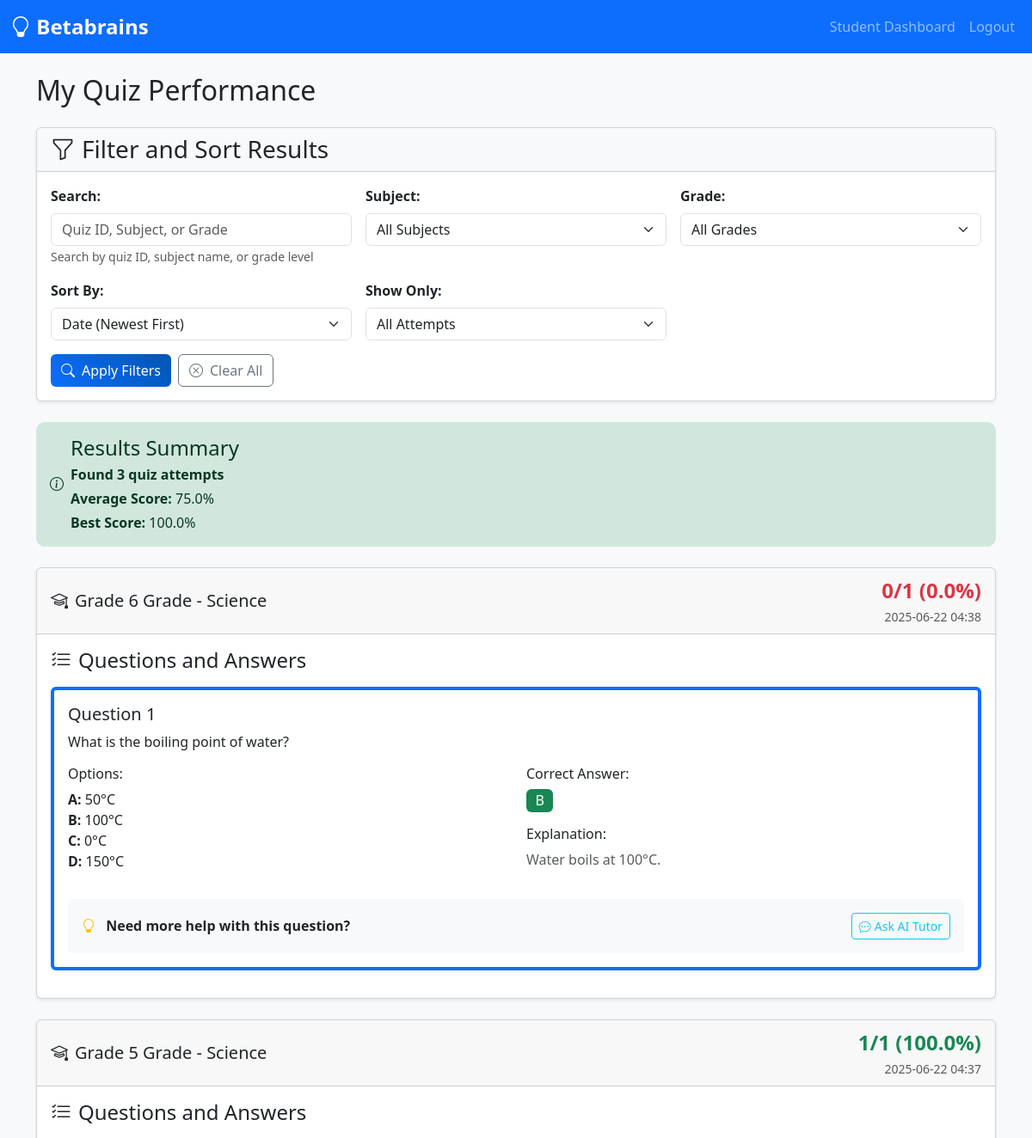
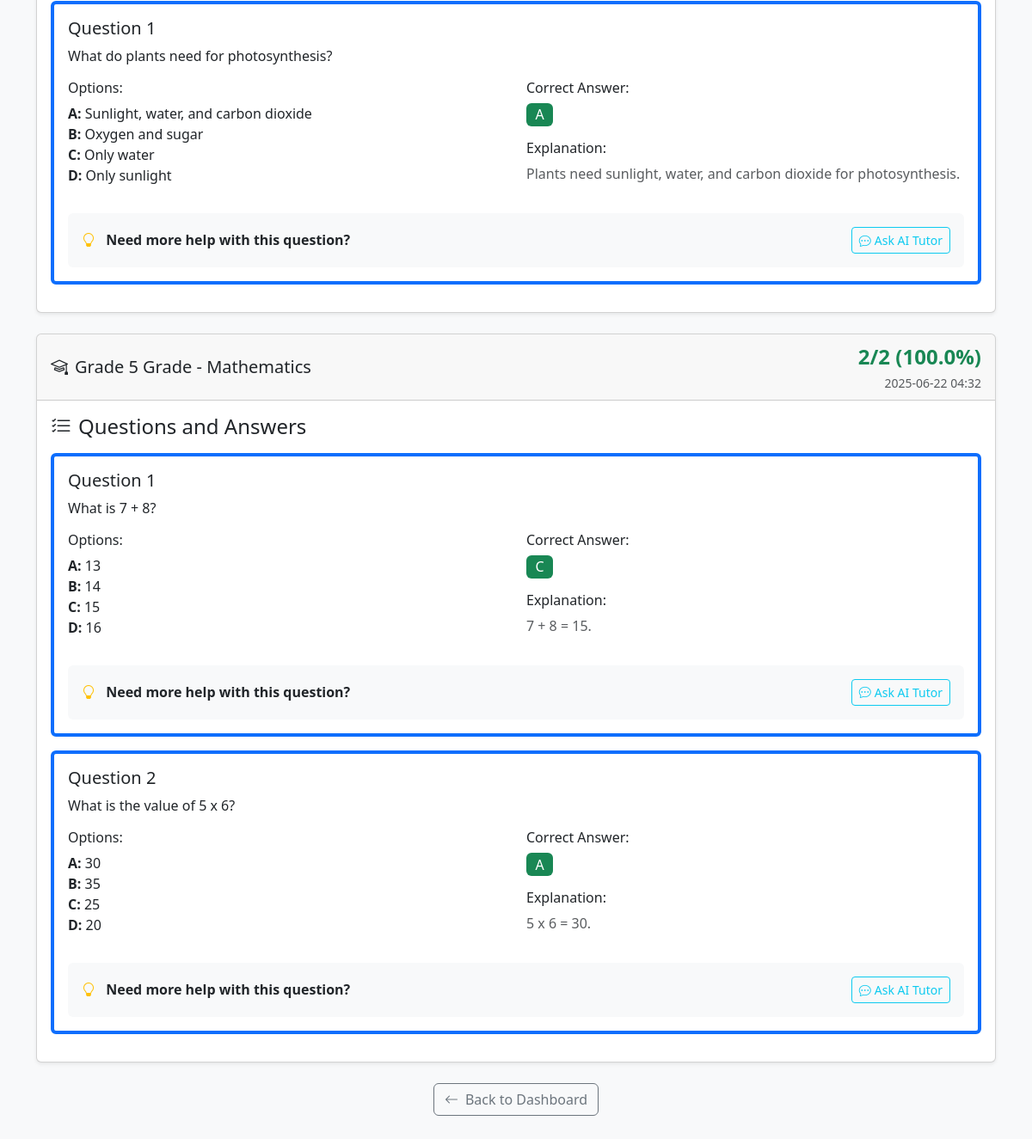
Screenshot of /student/performance (signed in) with the database file from the repository (2 pictures, top to bottom).
### app/models.py (models this page shows, shortened)
class StudentPerformance(db.Model):
    id = db.Column(db.Integer, primary_key=True)
    student_id = db.Column(db.Integer, db.ForeignKey("user.id"), nullable=False)
    quiz_grade = db.Column(db.String(20), nullable=False)
    quiz_subject = db.Column(db.String(50), nullable=False)
    score = db.Column(db.Integer, nullable=False)
    total_questions = db.Column(db.Integer, nullable=False)
    timestamp = db.Column(db.DateTime, default=datetime.utcnow)

class Question(db.Model):
    id = db.Column(db.Integer, primary_key=True)
    grade = db.Column(db.String(20), nullable=False)  # Keep for backward compatibility
    subject = db.Column(
        db.String(50), nullable=False
    )  # Keep for backward compatibility
    question_text = db.Column(db.Text, nullable=False)
    option_a = db.Column(db.String(200), nullable=False)
    option_b = db.Column(db.String(200), nullable=False)
    option_c = db.Column(db.String(200), nullable=False)
    option_d = db.Column(db.String(200), nullable=False)
    correct_answer = db.Column(db.String(1), nullable=False)
    explanation = db.Column(db.Text, nullable=False)
    author_id = db.Column(db.Integer, db.ForeignKey("user.id"), nullable=False)
    created_at = db.Column(db.DateTime, default=datetime.utcnow)
    grade_id = db.Column(db.Integer, db.ForeignKey("grade.id"), nullable=True)
    subject_id = db.Column(db.Integer, db.ForeignKey("subject.id"), nullable=True)

### app/routes.py (the view, shortened to what this page needs)
@app.route("/student/performance")
@login_required
def view_performance():
    if not hasattr(current_user, "role") or current_user.role != "student":
        logout_user()
        flash("Access denied. Please log in as a student.")
        return redirect(url_for("login"))
    form = PerformanceFilterForm()
    subjects = (
        db.session.query(StudentPerformance.quiz_subject)
        .filter_by(student_id=current_user.id)
        .distinct()
        .all()
    )
    grades = (
        db.session.query(StudentPerformance.quiz_grade)
        .filter_by(student_id=current_user.id)
        .distinct()
        .all()
    )
    subject_choices = [("all", "All Subjects")] + [
        (subject[0], subject[0]) for subject in subjects
    ]
    grade_choices = [("all", "All Grades")] + [
        (grade[0], f"Grade {grade[0]}") for grade in grades
    ]
    form.subject.choices = subject_choices
    form.grade.choices = grade_choices
    selected_subject = request.args.get("subject", "all")
    selected_grade = request.args.get("grade", "all")
    selected_sort = request.args.get("sort_by", "date_desc")
    selected_show = request.args.get("show_only", "all")
    search_term = request.args.get("search", "").strip()
    form.subject.data = selected_subject
    form.grade.data = selected_grade
    form.sort_by.data = selected_sort
    form.show_only.data = selected_show
    form.search.data = search_term
    query = StudentPerformance.query.filter_by(student_id=current_user.id)
    if selected_subject and selected_subject != "all":
        query = query.filter_by(quiz_subject=selected_subject)
    if selected_grade and selected_grade != "all":
        query = query.filter_by(quiz_grade=selected_grade)
    if selected_show == "recent":
        query = query.order_by(StudentPerformance.id.desc()).limit(5)
    elif selected_show == "best":
        query = query.order_by(StudentPerformance.score.desc())
    elif selected_show == "worst":
        query = query.order_by(StudentPerformance.score.asc())
    if selected_show not in ["recent", "best", "worst"]:
        if selected_sort == "date_desc":
            query = query.order_by(StudentPerformance.id.desc())
        elif selected_sort == "date_asc":
            query = query.order_by(StudentPerformance.id.asc())
        elif selected_sort == "score_desc":
            query = query.order_by(StudentPerformance.score.desc())
        elif selected_sort == "score_asc":
            query = query.order_by(StudentPerformance.score.asc())
        elif selected_sort == "subject":
            query = query.order_by(
                StudentPerformance.quiz_subject, StudentPerformance.id.desc()
            )
        elif selected_sort == "grade":
            query = query.order_by(
                StudentPerformance.quiz_grade, StudentPerformance.id.desc()
            )
    performances = query.all()
    performance_details = []
    total_score = 0
    total_questions = 0
    best_percentage = 0
    for performance in performances:
        questions = Question.query.filter_by(
            grade=performance.quiz_grade, subject=performance.quiz_subject
        ).all()
        percentage = (
            (performance.score / performance.total_questions * 100)
            if performance.total_questions > 0
            else 0
        )
        total_score += performance.score
        total_questions += performance.total_questions
        if percentage > best_percentage:
            best_percentage = percentage
        performance_details.append(
            {
                "performance": performance,
                "questions": questions,
                "percentage": percentage,
            }
        )
    avg_score = (total_score * 100 / total_questions) if total_questions > 0 else 0
    return render_template(
        "performance.html",
        title="My Performance",
        performance_details=performance_details,
        form=form,
        avg_score=avg_score,
        best_percentage=best_percentage,
    )

### app/forms.py
class PerformanceFilterForm(FlaskForm):
    search = StringField("Search (Quiz ID, Subject, or Grade)", validators=[])
    subject = SelectField(
        "Subject", choices=[("all", "All Subjects")], validators=[DataRequired()]
    )
    grade = SelectField(
        "Grade", choices=[("all", "All Grades")], validators=[DataRequired()]
    )
    sort_by = SelectField(
        "Sort By",
        choices=[
            ("date_desc", "Date (Newest First)"),
            ("date_asc", "Date (Oldest First)"),
            ("score_desc", "Score (Highest First)"),
            ("score_asc", "Score (Lowest First)"),
            ("subject", "Subject"),
            ("grade", "Grade"),
        ],
        validators=[DataRequired()],
    )
    show_only = SelectField(
        "Show Only",
        choices=[
            ("all", "All Attempts"),
            ("recent", "Last 5 Attempts"),
            ("best", "Best Scores"),
            ("worst", "Lowest Scores"),
        ],
        validators=[DataRequired()],
    )
    submit = SubmitField("Apply Filters")

### app/models.py (called while the page is built)
@login.user_loader
def load_user(id):
    return User.query.get(int(id))

### app/templates/performance.html (shortened to what this page needs)
{% extends "base.html" %}
{% block content %}
<div class="row">
  <div class="col-12">
    <h1 class="h2 mb-4">My Quiz Performance</h1>
  </div>
</div>
<div class="card shadow-sm mb-4">
  <div class="card-header bg-light">
    <h3 class="card-title mb-0">
      <i class="bi bi-funnel me-2"></i>Filter and Sort Results
    </h3>
  </div>
  <div class="card-body">
    <form method="GET" action="{{ url_for('view_performance') }}">
      <div class="row g-3 mb-3">
        <div class="col-md-6 col-lg-4">
          <label for="search" class="form-label"><strong>Search:</strong></label>
          <input type="text" name="search" id="search" class="form-control"
                 placeholder="Quiz ID, Subject, or Grade"
                 value="{{ request.args.get('search', '') }}">
          <small class="text-muted">Search by quiz ID, subject name, or grade level</small>
        </div>
        <div class="col-md-6 col-lg-4">
          <label for="subject" class="form-label"><strong>Subject:</strong></label>
          <select name="subject" id="subject" class="form-select">
            {% for value, label in form.subject.choices %}
              <option value="{{ value }}" {% if request.args.get('subject') == value %}selected{% endif %}>{{ label }}</option>
            {% endfor %}
          </select>
        </div>
        <div class="col-md-6 col-lg-4">
          <label for="grade" class="form-label"><strong>Grade:</strong></label>
          <select name="grade" id="grade" class="form-select">
            {% for value, label in form.grade.choices %}
              <option value="{{ value }}" {% if request.args.get('grade') == value %}selected{% endif %}>{{ label }}</option>
            {% endfor %}
          </select>
        </div>
        <div class="col-md-6 col-lg-4">
          <label for="sort_by" class="form-label"><strong>Sort By:</strong></label>
          <select name="sort_by" id="sort_by" class="form-select">
            {% for value, label in form.sort_by.choices %}
              <option value="{{ value }}" {% if request.args.get('sort_by') == value %}selected{% endif %}>{{ label }}</option>
            {% endfor %}
          </select>
        </div>
        <div class="col-md-6 col-lg-4">
          <label for="show_only" class="form-label"><strong>Show Only:</strong></label>
          <select name="show_only" id="show_only" class="form-select">
            {% for value, label in form.show_only.choices %}
              <option value="{{ value }}" {% if request.args.get('show_only') == value %}selected{% endif %}>{{ label }}</option>
            {% endfor %}
          </select>
        </div>
      </div>
      <div class="d-flex gap-2">
        <button type="submit" class="btn btn-primary">
          <i class="bi bi-search me-2"></i>Apply Filters
        </button>
        <a href="{{ url_for('view_performance') }}" class="btn btn-outline-secondary">
          <i class="bi bi-x-circle me-2"></i>Clear All
        </a>
      </div>
    </form>
  </div>
</div>
{% if performance_details %}
  <div class="alert alert-success mb-4">
    <div class="d-flex align-items-center">
      <i class="bi bi-info-circle me-2"></i>
      <div>
        <h4 class="alert-heading mb-1">Results Summary</h4>
        <p class="mb-1"><strong>Found {{ performance_details|length }} quiz attempt{{ 's' if performance_details|length != 1 else '' }}</strong></p>
        {% if performance_details|length > 0 %}
          <p class="mb-1"><strong>Average Score:</strong> {{ "%.1f"|format(avg_score) }}%</p>
          <p class="mb-0"><strong>Best Score:</strong> {{ "%.1f"|format(best_percentage) }}%</p>
        {% endif %}
      </div>
    </div>
  </div>
  {% for detail in performance_details %}
    <div class="card shadow-sm mb-4">
      <div class="card-header">
        <div class="d-flex justify-content-between align-items-center">
          <h3 class="h5 mb-0">
            <i class="bi bi-mortarboard me-2"></i>{{ detail.performance.quiz_grade }} Grade - {{ detail.performance.quiz_subject }}
          </h3>
          <div class="text-end">
            <div class="fs-4 fw-bold text-{% if detail.percentage >= 80 %}success{% elif detail.percentage >= 60 %}warning{% else %}danger{% endif %}">
              {{ detail.performance.score }}/{{ detail.performance.total_questions }} ({{ "%.1f"|format(detail.percentage) }}%)
            </div>
            <small class="text-muted">{% if detail.performance.timestamp %}{{ detail.performance.timestamp.strftime('%Y-%m-%d %H:%M') }}{% else %}Attempt #{{ detail.performance.id }}{% endif %}</small>
          </div>
        </div>
      </div>
      <div class="card-body">
        <h4 class="mb-3">
          <i class="bi bi-list-check me-2"></i>Questions and Answers
        </h4>
        {% for question in detail.questions %}
          <div class="card mb-3 border-start border-primary border-4">
            <div class="card-body">
              <h5 class="card-title">Question {{ loop.index }}</h5>
              <p class="card-text">{{ question.question_text }}</p>
              <div class="row mb-3">
                <div class="col-md-6">
                  <h6>Options:</h6>
                  <ul class="list-unstyled">
                    <li><strong>A:</strong> {{ question.option_a }}</li>
                    <li><strong>B:</strong> {{ question.option_b }}</li>
                    <li><strong>C:</strong> {{ question.option_c }}</li>
                    <li><strong>D:</strong> {{ question.option_d }}</li>
                  </ul>
                </div>
                <div class="col-md-6">
                  <h6>Correct Answer:</h6>
                  <span class="badge bg-success fs-6">{{ question.correct_answer.upper() }}</span>
                  <h6 class="mt-3">Explanation:</h6>
                  <p class="text-muted">{{ question.explanation }}</p>
                </div>
              </div>
              {% if current_user.role != 'admin' %}
              <div class="bg-light p-3 rounded">
                <div class="d-flex align-items-center justify-content-between">
                  <div>
                    <i class="bi bi-lightbulb text-warning me-2"></i>
                    <strong>Need more help with this question?</strong>
                  </div>
                  <a href="{{ url_for('chat_with_tutor', question_id=question.id, context='performance') }}"
                     class="btn btn-outline-info btn-sm">
                    <i class="bi bi-chat-dots me-1"></i>Ask AI Tutor
                  </a>
                </div>
              </div>
              {% endif %}
            </div>
          </div>
        {% endfor %}
      </div>
    </div>
  {% endfor %}
{% endif %}
<div class="row mt-4">
  <div class="col-12 text-center">
    <a href="{{ url_for('student_dashboard') }}" class="btn btn-outline-secondary">
      <i class="bi bi-arrow-left me-2"></i>Back to Dashboard
    </a>
  </div>
</div>
{% endblock %}

### app/static/css/custom.css (style rules this page uses)
:root { --primary-color: #0d6efd; --secondary-color: #6c757d; --success-color: #198754; --info-color: #0dcaf0; --warning-color: #ffc107; --danger-color: #dc3545; --light-color: #f8f9fa; --dark-color: #212529; }
.card, .btn, .form-control, .form-select { transition: all 0.3s ease; }
.btn-primary { background: linear-gradient(45deg, var(--primary-color), #0056b3); border: none; }
.badge { font-weight: 500; }
.alert { border: none; border-radius: 10px; }

### rows the page displays
StudentPerformance: performance.quiz_grade "Grade 6", performance.quiz_subject "Science", performance.score "0", performance.total_questions "1", performance.timestamp "2025-06-22 04:38"
Question: question_text "What is the boiling point of water?", option_a "50°C", option_b "100°C", option_c "0°C", option_d "150°C", correct_answer "B", explanation "Water boils at 100°C."
StudentPerformance: performance.quiz_grade "Grade 5", performance.quiz_subject "Science", performance.score "1", performance.total_questions "1", performance.timestamp "2025-06-22 04:37"
Question: question_text "What do plants need for photosynthesis?", option_a "Sunlight, water, and carbon dioxide", option_b "Oxygen and sugar", option_c "Only water", option_d "Only sunlight", correct_answer "A", explanation "Plants need sunlight, water, and carbon dioxide for photosynthesis."
StudentPerformance: performance.quiz_grade "Grade 5", performance.quiz_subject "Mathematics", performance.score "2", performance.total_questions "2", performance.timestamp "2025-06-22 04:32"
Question: question_text "What is 7 + 8?", option_a "13", option_b "14", option_c "15", option_d "16", correct_answer "C", explanation "7 + 8 = 15."
Question: question_text "What is the value of 5 x 6?", option_a "30", option_b "35", option_c "25", option_d "20", correct_answer "A", explanation "5 x 6 = 30."

### other values shown
{{ performance_details|length }} "3"
{{ 's' if performance_details|length != 1 else '' }} "s"
{{ "%.1f"|format(avg_score) }} "75.0"
{{ "%.1f"|format(best_percentage) }} "100.0"
{{ "%.1f"|format(detail.percentage) }} "0.0" "100.0" "100.0"
form field subject "All Subjects"
form field grade "All Grades"
form field sort_by "Date (Newest First)"
form field show_only "All Attempts"
